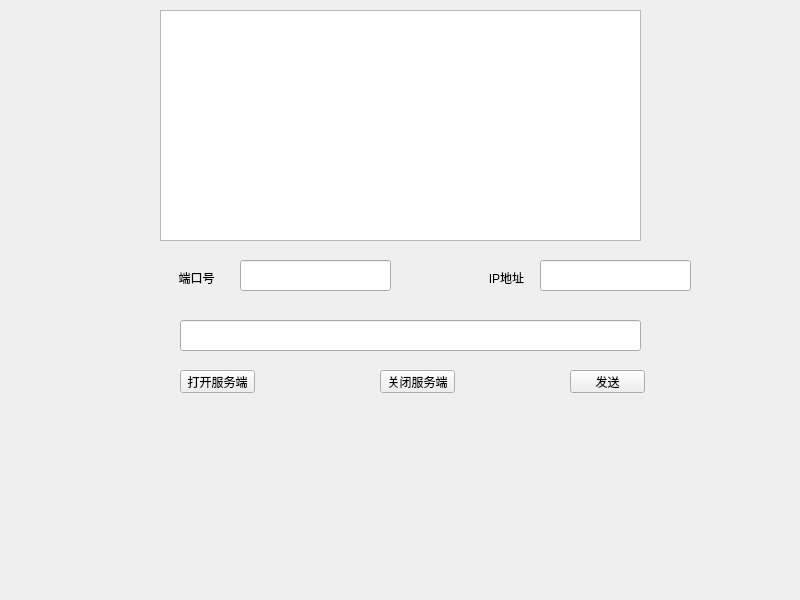
<?xml version="1.0" encoding="UTF-8"?>
<ui version="4.0">
 <class>Widget</class>
 <widget class="QWidget" name="Widget">
  <property name="geometry">
   <rect>
    <x>0</x>
    <y>0</y>
    <width>800</width>
    <height>600</height>
   </rect>
  </property>
  <property name="windowTitle">
   <string>Widget</string>
  </property>
  <widget class="QPlainTextEdit" name="recvTextEdit">
   <property name="geometry">
    <rect>
     <x>160</x>
     <y>10</y>
     <width>481</width>
     <height>231</height>
    </rect>
   </property>
  </widget>
  <widget class="QLabel" name="label">
   <property name="geometry">
    <rect>
     <x>170</x>
     <y>270</y>
     <width>53</width>
     <height>15</height>
    </rect>
   </property>
   <property name="text">
    <string>端口号</string>
   </property>
   <property name="alignment">
    <set>Qt::AlignmentFlag::AlignCenter</set>
   </property>
  </widget>
  <widget class="QLineEdit" name="numberEdit">
   <property name="geometry">
    <rect>
     <x>240</x>
     <y>260</y>
     <width>151</width>
     <height>31</height>
    </rect>
   </property>
  </widget>
  <widget class="QLineEdit" name="sendEdit">
   <property name="geometry">
    <rect>
     <x>180</x>
     <y>320</y>
     <width>461</width>
     <height>31</height>
    </rect>
   </property>
  </widget>
  <widget class="QPushButton" name="openButton">
   <property name="geometry">
    <rect>
     <x>180</x>
     <y>370</y>
     <width>75</width>
     <height>23</height>
    </rect>
   </property>
   <property name="text">
    <string>打开服务端</string>
   </property>
  </widget>
  <widget class="QPushButton" name="closeButton">
   <property name="geometry">
    <rect>
     <x>380</x>
     <y>370</y>
     <width>75</width>
     <height>23</height>
    </rect>
   </property>
   <property name="text">
    <string>关闭服务端</string>
   </property>
  </widget>
  <widget class="QPushButton" name="sendButton">
   <property name="geometry">
    <rect>
     <x>570</x>
     <y>370</y>
     <width>75</width>
     <height>23</height>
    </rect>
   </property>
   <property name="text">
    <string>发送</string>
   </property>
  </widget>
  <widget class="QLabel" name="label_2">
   <property name="geometry">
    <rect>
     <x>480</x>
     <y>270</y>
     <width>53</width>
     <height>15</height>
    </rect>
   </property>
   <property name="text">
    <string>IP地址</string>
   </property>
   <property name="alignment">
    <set>Qt::AlignmentFlag::AlignCenter</set>
   </property>
  </widget>
  <widget class="QLineEdit" name="ipEdit">
   <property name="geometry">
    <rect>
     <x>540</x>
     <y>260</y>
     <width>151</width>
     <height>31</height>
    </rect>
   </property>
  </widget>
 </widget>
 <resources/>
 <connections/>
</ui>
